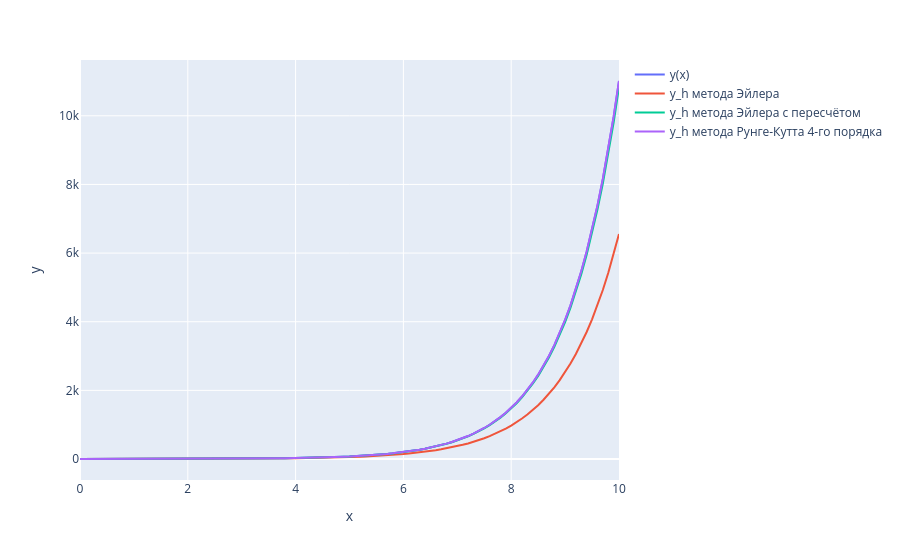

The notebook cell saved with this chart:
### Markdown cell above
# Сравнение методов

### Code cell
y_i = [y(x) for x in x_i]

figure = px.line(x=x_i, y=y_i, markers=False)
figure.update_traces(name="y(x)", showlegend=True)

figure.add_scatter(x=x_i, y=y_i_oiler, name="y_h метода Эйлера")
figure.add_scatter(x=x_i, y=y_i_oiler_with_recount, name="y_h метода Эйлера с пересчётом")
figure.add_scatter(x=x_i, y=y_i_runge_kutta, name="y_h метода Рунге-Кутта 4-го порядка")

figure.show()
